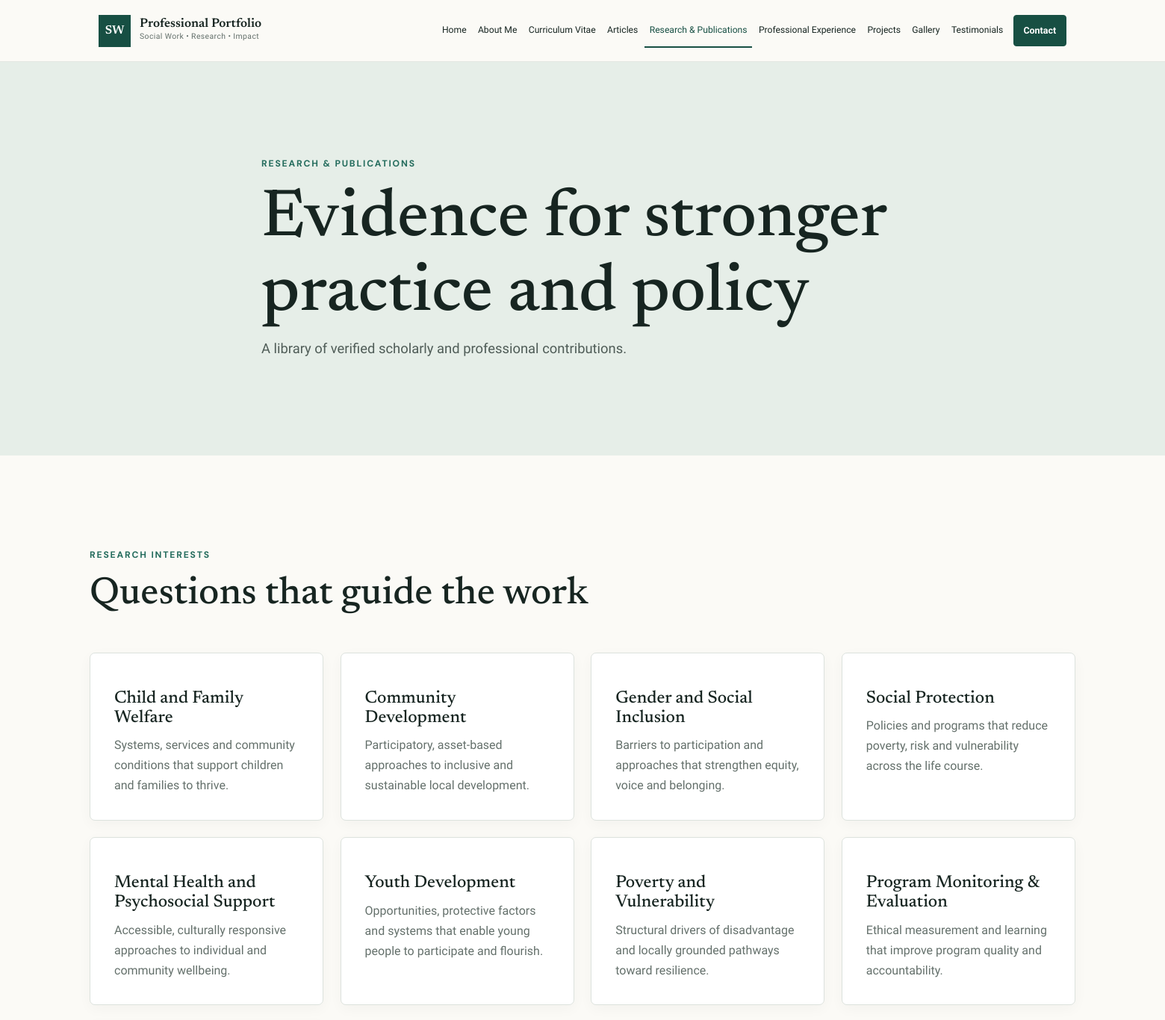
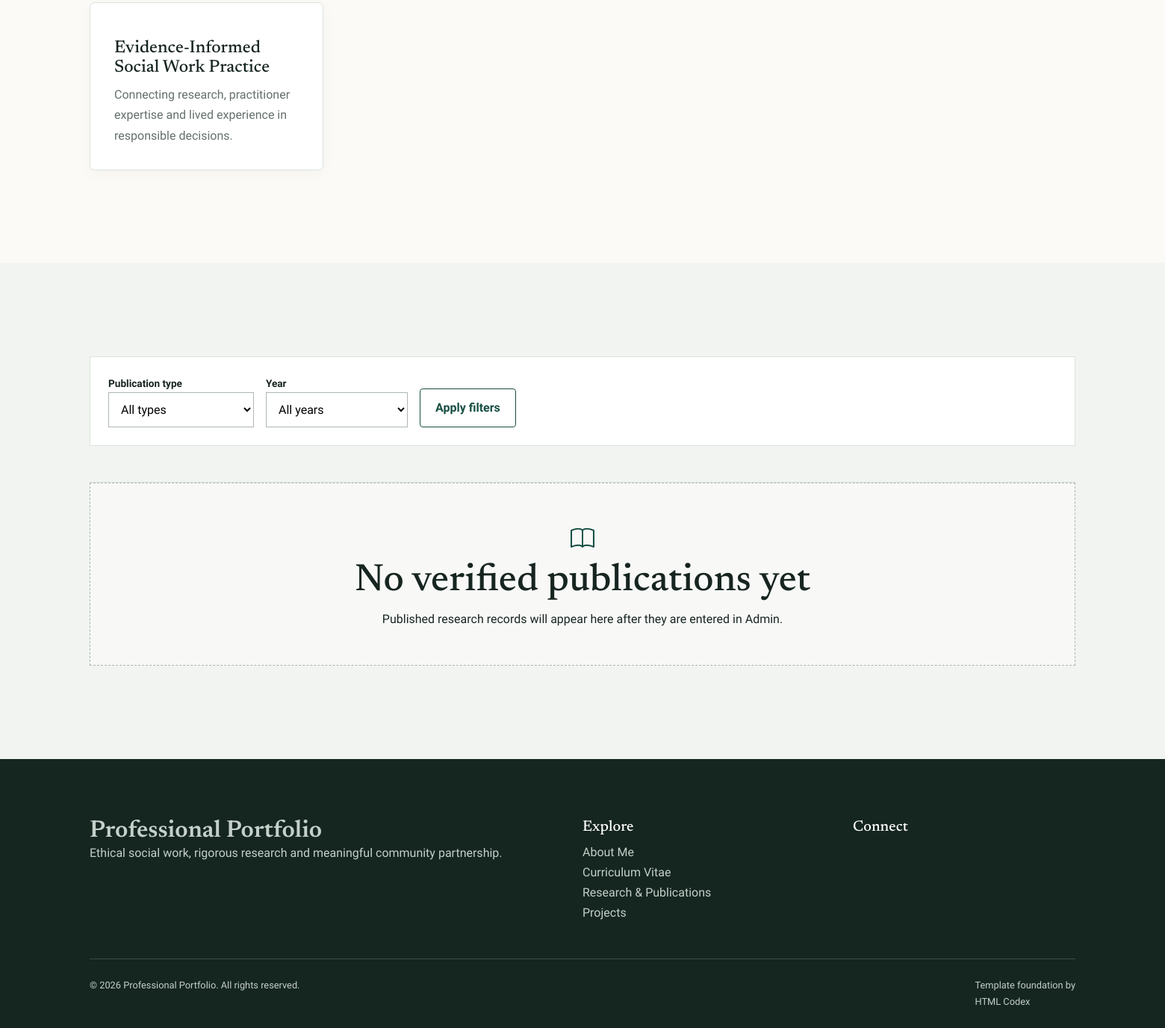
The app's page /research-publications/ with its own data (2 pictures, top to bottom).
### app/models.py (models this page shows, shortened)
class TimeStampedModel(models.Model):
    created_at = models.DateTimeField(auto_now_add=True)
    updated_at = models.DateTimeField(auto_now=True)
    class Meta:
        abstract = True

class SiteProfile(TimeStampedModel):
    full_name = models.CharField(max_length=160, blank=True, default="")
    credentials = models.CharField(max_length=160, blank=True, default="")
    professional_title = models.CharField(
        max_length=220,
        default="Social Work Practitioner, Researcher & Community Development Professional",
    )
    professional_subtitle = models.CharField(max_length=240, blank=True, default="Advancing dignity, inclusion and community wellbeing")
    welcome_eyebrow = models.CharField(max_length=120, default="Social Work • Research • Community Impact")
    welcome_heading = models.CharField(max_length=180, default="Welcome to My Professional Portfolio")
    hero_intro = models.TextField(default="I am a social work professional committed to strengthening individuals, families and communities through compassionate practice, research, advocacy and evidence-informed interventions.")
    mission_statement = models.TextField(default="To advance social justice, human dignity and community wellbeing through ethical social work practice, research, advocacy and sustainable community engagement.")
    professional_philosophy = models.TextField(default="Meaningful social change begins by listening to communities, respecting human dignity and transforming evidence into practical action.")
    about_short = models.TextField(default="My work is grounded in empathy, ethical practice and partnership with communities. I bring together social work practice, research and advocacy to support inclusive and sustainable change.")
    about_full = models.TextField(blank=True, default="This portfolio presents a developing record of professional practice, research interests and community engagement. Personal biographical details can be added here through the administration area.")
    populations_of_interest = models.TextField(blank=True, default="Children and families; vulnerable and underserved populations; women and young people; community-based organizations.")
    key_competencies = models.TextField(blank=True, default="Ethical social work practice\nCommunity engagement and facilitation\nResearch and evidence synthesis\nProgram design, monitoring and evaluation\nPolicy analysis and advocacy")
    professional_values = models.TextField(blank=True, default="Human dignity\nSocial justice\nIntegrity and accountability\nInclusion and participation\nEvidence-informed practice")
    profile_photo = models.ImageField(upload_to="profile/", blank=True)
    profile_photo_alt = models.CharField(max_length=220, blank=True, default="Professional portrait")
    secondary_photo = models.ImageField(upload_to="profile/", blank=True)
    cv_file = models.FileField(upload_to="cv/", blank=True, help_text="Upload a current PDF curriculum vitae.")
    email = models.EmailField(blank=True)
    secondary_email = models.EmailField(blank=True)
    phone = models.CharField(max_length=60, blank=True)
    location = models.CharField(max_length=180, blank=True)
    website_name = models.CharField(max_length=140, default="Professional Portfolio")
    footer_statement = models.CharField(max_length=280, default="Ethical social work, rigorous research and meaningful community partnership.")
    copyright_name = models.CharField(max_length=160, blank=True)
    seo_title = models.CharField(max_length=180, blank=True)
    seo_description = models.CharField(max_length=320, blank=True)
    class Meta:
        verbose_name = "site profile"
        verbose_name_plural = "site profile"

class OrderedModel(models.Model):
    display_order = models.PositiveIntegerField(default=0, help_text="Lower numbers appear first.")
    class Meta:
        abstract = True

class ResearchInterest(OrderedModel, TimeStampedModel):
    title = models.CharField(max_length=160, unique=True)
    description = models.TextField()
    is_active = models.BooleanField(default=True)
    class Meta: ordering = ("display_order", "title")

### app/views.py (the view)
# urls.py: path("research-publications/", views.publications, name="publications"),
def publications(request):
    qs = Publication.objects.filter(is_published=True)
    publication_type, year = request.GET.get("type", ""), request.GET.get("year", "")
    if publication_type: qs = qs.filter(publication_type=publication_type)
    if year.isdigit(): qs = qs.filter(publication_year=int(year))
    return render(request, "app/publications/list.html", {
        "publications": qs, "interests": ResearchInterest.objects.filter(is_active=True),
        "types": Publication.TYPES, "years": Publication.objects.filter(is_published=True).values_list("publication_year", flat=True).distinct().order_by("-publication_year"),
        "selected_type": publication_type, "selected_year": year,
    })

### app/context_processors.py (called while the page is built)
def site_context(request):
    profile = SiteProfile.objects.prefetch_related("social_links").first()
    return {"site_profile": profile, "site_social_links": profile.social_links.filter(is_active=True) if profile else []}

### app/templates/app/publications/list.html
{% extends "app/base.html" %}{% block title %}Research & Publications | {{ site_profile.website_name }}{% endblock %}
{% block content %}{% include "app/partials/page_header.html" with eyebrow="Research & publications" title="Evidence for stronger practice and policy" description="A library of verified scholarly and professional contributions." %}
{% if interests %}<section class="section"><div class="shell">{% include "app/partials/section_heading.html" with eyebrow="Research interests" title="Questions that guide the work" %}<div class="card-grid expertise-grid">{% for item in interests %}<article class="professional-card expertise-card"><h3>{{ item.title }}</h3><p>{{ item.description }}</p></article>{% endfor %}</div></div></section>{% endif %}
<section class="section surface"><div class="shell"><form method="get" class="filter-bar"><div><label for="type">Publication type</label><select id="type" name="type"><option value="">All types</option>{% for value,label in types %}<option value="{{ value }}" {% if selected_type == value %}selected{% endif %}>{{ label }}</option>{% endfor %}</select></div><div><label for="year">Year</label><select id="year" name="year"><option value="">All years</option>{% for year in years %}<option value="{{ year }}" {% if selected_year == year|stringformat:"s" %}selected{% endif %}>{{ year }}</option>{% endfor %}</select></div><button class="btn btn-outline" type="submit">Apply filters</button></form><div class="publication-list">{% for publication in publications %}{% include "app/partials/publication_card.html" %}{% empty %}<div class="empty-state"><i class="bi bi-book"></i><h2>No verified publications yet</h2><p>Published research records will appear here after they are entered in Admin.</p></div>{% endfor %}</div></div></section>{% endblock %}

### app/templates/app/base.html (shortened to what this page needs)
{% load static %}
<!doctype html>
<html lang="en">
<head>
  <link href="https://cdn.jsdelivr.net/npm/bootstrap-icons@1.11.3/font/bootstrap-icons.min.css" rel="stylesheet">
  <link href="{% static 'app/css/bootstrap.min.css' %}" rel="stylesheet">
  <link href="{% static 'app/css/style.css' %}" rel="stylesheet">
</head>
<body>
  {% include "app/partials/navbar.html" %}
  <main id="main-content">{% block content %}{% endblock %}</main>
  {% include "app/partials/footer.html" %}
</body>
</html>

### app/templates/app/partials/navbar.html (shortened to what this page needs)
<header class="site-header">
  <nav class="navbar navbar-expand-xl" aria-label="Primary navigation">
    <div class="container-fluid shell">
      <a class="navbar-brand" href="{% url 'home' %}">
        <span class="brand-mark" aria-hidden="true">SW</span>
        <span><strong>{{ site_profile.full_name|default:"Professional Portfolio" }}</strong><small>{{ site_profile.credentials|default:"Social Work • Research • Impact" }}</small></span>
      </a>
      <div class="collapse navbar-collapse">
        <ul class="navbar-nav ms-auto align-items-center">
          {% include "app/partials/nav_links.html" %}
        </ul>
      </div>
    </div>
  </nav>
</header>

### app/templates/app/partials/nav_links.html
{% with current=request.resolver_match.url_name %}
<li><a class="nav-link {% if current == 'home' %}active{% endif %}" href="{% url 'home' %}">Home</a></li>
<li><a class="nav-link {% if current == 'about' %}active{% endif %}" href="{% url 'about' %}">About Me</a></li>
<li><a class="nav-link {% if current == 'cv' %}active{% endif %}" href="{% url 'cv' %}">Curriculum Vitae</a></li>
<li><a class="nav-link {% if current == 'articles' or current == 'article_detail' %}active{% endif %}" href="{% url 'articles' %}">Articles</a></li>
<li><a class="nav-link {% if current == 'publications' %}active{% endif %}" href="{% url 'publications' %}">Research &amp; Publications</a></li>
<li><a class="nav-link {% if current == 'experience' %}active{% endif %}" href="{% url 'experience' %}">Professional Experience</a></li>
<li><a class="nav-link {% if current == 'projects' or current == 'project_detail' %}active{% endif %}" href="{% url 'projects' %}">Projects</a></li>
<li><a class="nav-link {% if current == 'gallery' %}active{% endif %}" href="{% url 'gallery' %}">Gallery</a></li>
<li><a class="nav-link {% if current == 'testimonials' %}active{% endif %}" href="{% url 'testimonials' %}">Testimonials</a></li>
<li><a class="btn btn-accent nav-contact {% if current == 'contact' %}active{% endif %}" href="{% url 'contact' %}">Contact</a></li>
{% endwith %}

### app/templates/app/partials/page_header.html
<section class="page-hero"><div class="shell narrow"><span class="eyebrow">{{ eyebrow }}</span><h1>{{ title }}</h1>{% if description %}<p>{{ description }}</p>{% endif %}</div></section>

### app/templates/app/partials/section_heading.html
<header class="section-heading {% if center %}text-center{% endif %}"><span class="eyebrow">{{ eyebrow }}</span><h2>{{ title }}</h2>{% if description %}<p>{{ description }}</p>{% endif %}</header>

### app/templates/app/partials/footer.html (shortened to what this page needs)
<footer class="site-footer">
  <div class="shell footer-grid">
    <div><a class="footer-brand" href="{% url 'home' %}">{{ site_profile.full_name|default:site_profile.website_name|default:"Professional Portfolio" }}</a><p>{{ site_profile.footer_statement }}</p></div>
    <div><h2>Explore</h2><a href="{% url 'about' %}">About Me</a><a href="{% url 'cv' %}">Curriculum Vitae</a><a href="{% url 'publications' %}">Research &amp; Publications</a><a href="{% url 'projects' %}">Projects</a></div>
    <div><h2>Connect</h2></div>
  </div>
  <div class="shell footer-bottom"><span>&copy; {% now "Y" %} {{ site_profile.copyright_name|default:site_profile.full_name|default:"Professional Portfolio" }}. All rights reserved.</span><span>Template foundation by <a href="https://htmlcodex.com" target="_blank" rel="noopener">HTML Codex</a></span></div>
</footer>

### app/static/app/css/style.css (style rules this page uses)
:root { --ivory:#fbfaf6;--paper:#fff;--ink:#172521;--muted:#64706b;--green:#174f43;--green-2:#246c5d;--sage:#dfe9e3;--burgundy:#7a3541;--line:#dce2dd;--surface:#f1f4f0;--shadow:0 16px 40px rgba(23,42,35,.08);--serif:"Newsreader",Georgia,serif;--sans:"Libre Franklin",Arial,sans-serif }
* { box-sizing:border-box }
html { scroll-behavior:smooth }
body { margin:0;background:var(--ivory);color:var(--ink);font-family:var(--sans);font-size:16px;line-height:1.7 }
a { color:var(--green);text-decoration:none }
h1,h2,h3,h4 { font-family:var(--serif);line-height:1.12;color:var(--ink) }
h1 { font-size:clamp(2.7rem,6vw,5.6rem) }
h2 { font-size:clamp(2rem,3.5vw,3.2rem) }
h3 { font-size:1.45rem }
p:last-child { margin-bottom:0 }
.shell { width:min(1320px,calc(100% - 3rem));margin:auto }
.narrow { max-width:860px }
.section { padding:clamp(4.5rem,8vw,8rem) 0 }
.surface { background:var(--surface) }
.eyebrow { display:block;color:var(--green-2);font:700 .76rem/1.4 "DM Sans",sans-serif;letter-spacing:.15em;text-transform:uppercase;margin-bottom:1rem }
.btn { border-radius:4px;padding:.83rem 1.25rem;font-weight:600;min-height:48px;display:inline-flex;align-items:center;gap:.5rem;justify-content:center }
.btn-accent { background:var(--green);border:1px solid var(--green);color:#fff }
.btn-outline { border:1px solid var(--green);color:var(--green);background:transparent }
.site-header { position:sticky;top:0;background:rgba(251,250,246,.96);backdrop-filter:blur(12px);border-bottom:1px solid rgba(220,226,221,.8);z-index:100 }
.navbar { min-height:82px }
.navbar-brand { display:flex;align-items:center;gap:.75rem;color:var(--ink) }
.navbar-brand strong,.navbar-brand small { display:block }
.navbar-brand strong { font:600 1.05rem var(--serif) }
.navbar-brand small { font-size:.65rem;color:var(--muted);letter-spacing:.04em }
.brand-mark { width:43px;height:43px;display:grid;place-items:center;background:var(--green);color:#fff;font:600 1rem var(--serif) }
.navbar-nav { gap:.1rem }
.nav-link { font-size:.76rem;color:var(--ink);padding:.7rem .43rem!important;border-bottom:2px solid transparent }
.nav-link:hover,.nav-link.active { color:var(--green);border-color:var(--green) }
.nav-contact { margin-left:.3rem;padding:.65rem .8rem;min-height:auto;font-size:.78rem }
.section-heading { max-width:780px;margin-bottom:3rem }
.section-heading h2 { margin-bottom:1rem }
.card-grid { display:grid;grid-template-columns:repeat(3,1fr);gap:1.4rem }
.expertise-grid { grid-template-columns:repeat(4,1fr) }
.professional-card { background:var(--paper);border:1px solid var(--line);border-radius:7px;overflow:hidden;box-shadow:0 5px 18px rgba(23,42,35,.035);transition:transform .2s,box-shadow .2s }
.expertise-card { padding:2rem }
.expertise-card h3 { margin:1rem 0 .6rem }
.expertise-card p { color:var(--muted) }
.publication-list { border-top:1px solid var(--line) }
.page-hero,.project-detail-header { background:#e6eee8;padding:clamp(4rem,9vw,8rem) 0 }
.page-hero h1,.project-detail-header h1 { margin:.4rem 0 }
.page-hero p { font-size:1.15rem;color:#4f5c57 }
.filter-bar { display:flex;align-items:end;gap:1rem;flex-wrap:wrap;margin-bottom:3rem;padding:1.5rem;background:#fff;border:1px solid var(--line) }
.filter-bar label { display:block;font-weight:600;font-size:.85rem }
.filter-bar select { min-width:190px;padding:.75rem;background:#fff;border:1px solid #aeb8b2 }
.empty-state { padding:3rem;text-align:center;border:1px dashed #a8b5ae;background:rgba(255,255,255,.5);grid-column:1/-1 }
.empty-state i { font-size:2rem;color:var(--green) }
.site-footer { background:#15251f;color:#c4d0ca;padding:5rem 0 1.5rem }
.footer-grid { display:grid;grid-template-columns:2fr 1fr 1fr;gap:4rem }
.footer-brand { font:600 2rem var(--serif);color:#fff }
.site-footer h2 { color:#fff;font-size:1.25rem }
.site-footer a,.site-footer span { color:#c4d0ca;display:block }
.footer-bottom { display:flex;justify-content:space-between;border-top:1px solid #365047;margin-top:3rem;padding-top:1.5rem;font-size:.8rem }
.footer-bottom span { display:inline }

### records on screen
SiteProfile: full_name "Professional Portfolio", credentials "Social Work • Research • Impact", footer_statement "Ethical social work, rigorous research and meaningful community partnership.", copyright_name "Professional Portfolio"
ResearchInterest: title "Child and Family Welfare", description "Systems, services and community conditions that support children and families to thrive."
ResearchInterest: title "Community Development", description "Participatory, asset-based approaches to inclusive and sustainable local development."
ResearchInterest: title "Gender and Social Inclusion", description "Barriers to participation and approaches that strengthen equity, voice and belonging."
ResearchInterest: title "Social Protection", description "Policies and programs that reduce poverty, risk and vulnerability across the life course."
ResearchInterest: title "Mental Health and Psychosocial Support", description "Accessible, culturally responsive approaches to individual and community wellbeing."
ResearchInterest: title "Youth Development", description "Opportunities, protective factors and systems that enable young people to participate and flourish."
ResearchInterest: title "Poverty and Vulnerability", description "Structural drivers of disadvantage and locally grounded pathways toward resilience."
ResearchInterest: title "Program Monitoring & Evaluation", description "Ethical measurement and learning that improve program quality and accountability."
ResearchInterest: title "Evidence-Informed Social Work Practice", description "Connecting research, practitioner expertise and lived experience in responsible decisions."

### other values on screen
{{ eyebrow }} "RESEARCH & PUBLICATIONS"
{{ title }} "Evidence for stronger practice and policy"
{{ description }} "A library of verified scholarly and professional contributions."
{{ eyebrow }} "RESEARCH INTERESTS"
{{ title }} "Questions that guide the work"
